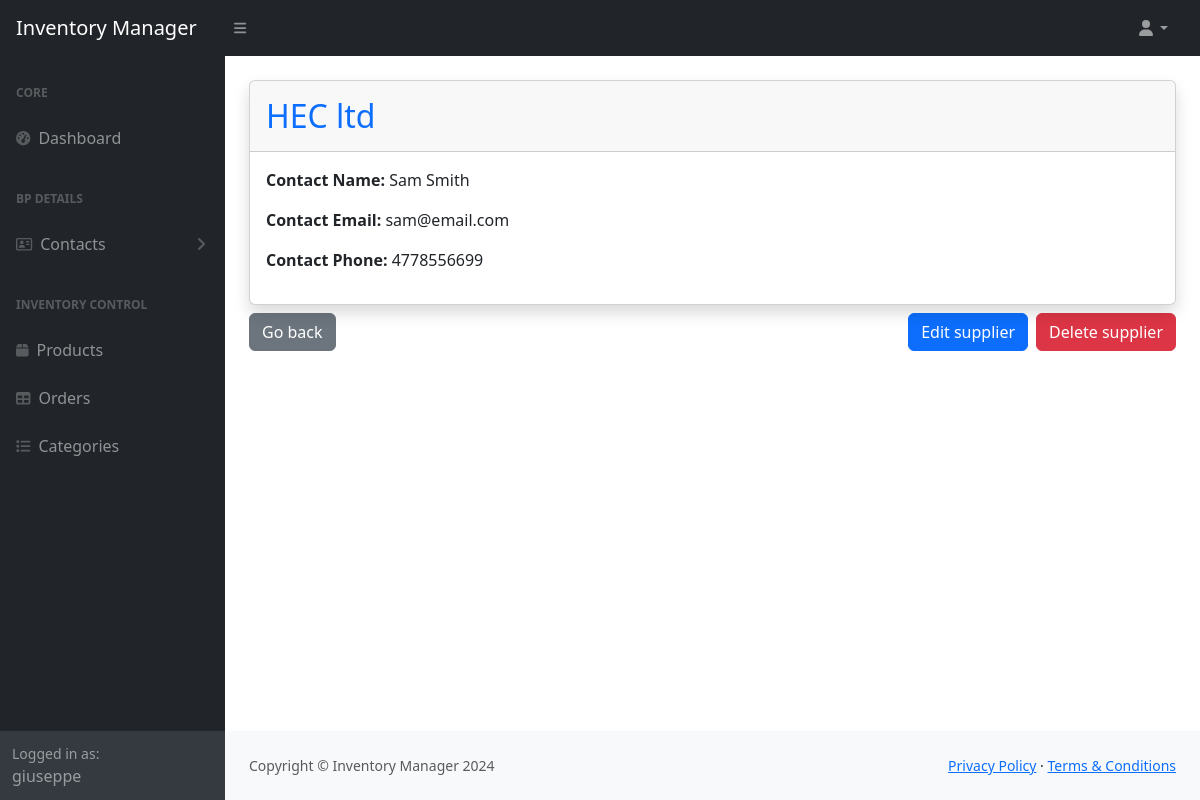
/supplier/2/ (signed in), run on an earlier commit of the app's database.
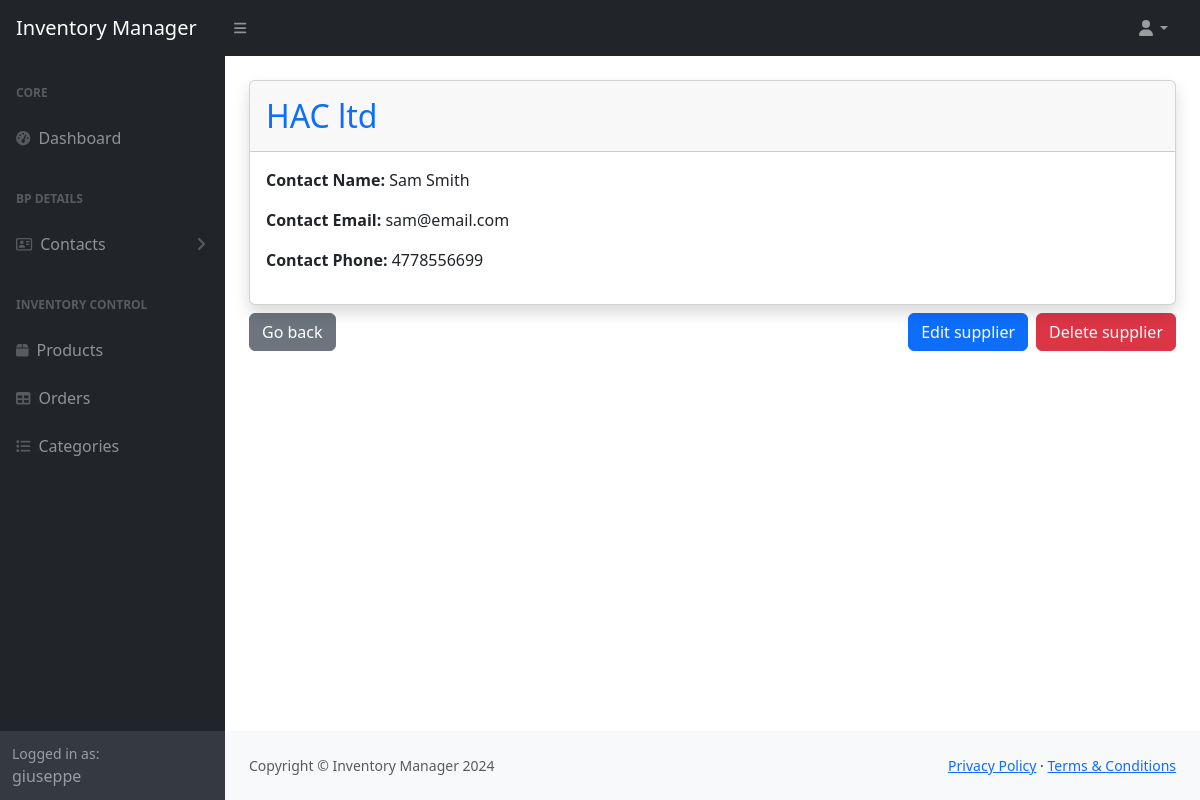
And on a later commit of the database.
### inventorymanager/models.py (models this page shows, shortened)
class Supplier(models.Model):
    name = models.CharField(max_length=140, null = False)
    contact_name = models.CharField(max_length=75)
    contact_email = models.CharField(max_length=75)
    contact_phone = models.CharField(max_length=15)

### inventorymanager/views.py (the view)
# urls.py: path('supplier/<int:id>/', views.supplier_detail, name='supplier_detail'),
@login_required
def supplier_detail(request, id):
    supplier = get_object_or_404(Supplier, id=id)
    return render(request, 'inventorymanager/supplier_detail.html', {'supplier': supplier})

### inventorymanager/templates/inventorymanager/supplier_detail.html (shortened to what this page needs)
{% extends "inventorymanager/layout.html" %}
{% block body %}
<div class="card shadow mt-4">
    <div class="card-header py-3">
        <h2 id="name_h2{{ supplier.id }}" class="m-0 font-weight-bold text-primary">{{ supplier.name }}</h2>
    </div>
    <div class="card-body">
            <p id="contact_name_p{{ supplier.id }}"><strong>Contact Name:</strong> {{ supplier.contact_name }}</p>
            <p id="contact_email_p{{ supplier.id }}"><strong>Contact Email:</strong> {{ supplier.contact_email }}</p>
            <p id="contact_phone_p{{ supplier.id }}"><strong>Contact Phone:</strong> {{ supplier.contact_phone }}</p>
    </div>
</div>
<div class="d-flex">
    <div class="mt-2 flex-grow-1">
        <a type="button" class="btn btn-secondary" href="{% url 'suppliers' %}">Go back</a>
    </div>
    <div class="mt-2 me-2">
        <button type="button" class="btn btn-primary" data-bs-toggle="modal" data-bs-target="#modal_edit_supplier_{{ supplier.id }}">Edit supplier</button>
    </div>
  <div class="mt-2">
      <button type="button" class="btn btn-danger" data-bs-toggle="modal" data-bs-target="#deleteModal">Delete supplier</button>
  </div>
</div>
{% endblock body %}

What changed in the data, as far as the page shows it:
changed Supplier "Sam Smith": name "HEC ltd" → "HAC ltd"
